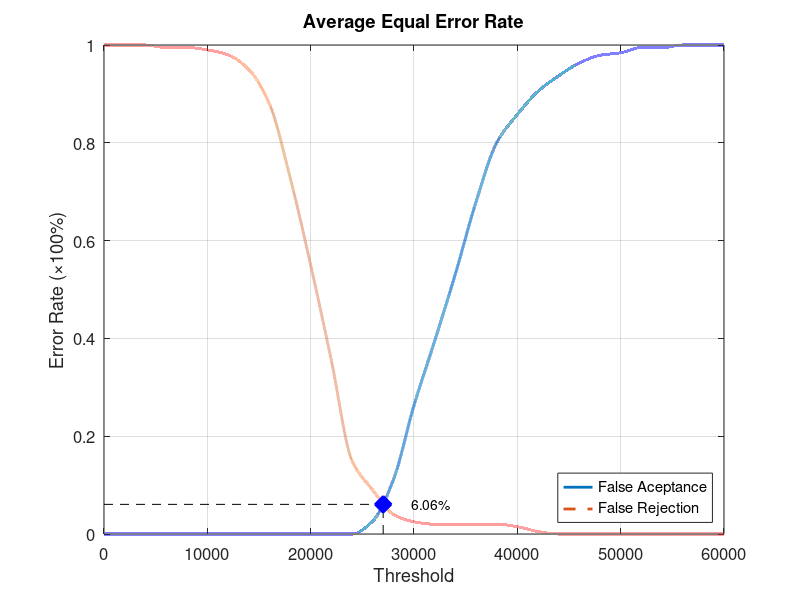
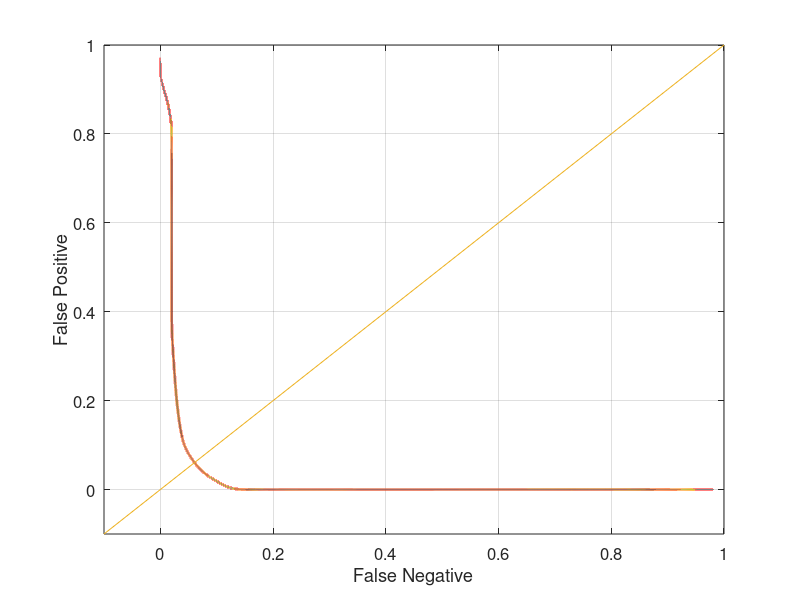

These charts were generated, in order, by the following MATLAB code:
function yEER = Database5_3
close all;
clear;
clc;
x = 0:2000:60000;
xq = 0:0.5:60000;

y0 = [0 0 0 0 0 0 0 0 0 0 0 0 0 0.0263158 0.110526 0.263158 0.394737 0.531579 0.678947 0.8 0.857895 0.905263 0.936842 0.963158 0.978947 0.984211 0.994737 0.994737 1 1 1];
yy0 = interp1(x, y0, xq, 'pchip');
y1 = [1 1 1 0.995 0.995 0.99 0.98 0.95 0.88 0.73 0.55 0.355 0.15 0.09 0.04 0.025 0.02 0.02 0.02 0.02 0.015 0.005 0 0 0 0 0 0 0 0 0];
yy1 = interp1(x, y1, xq, 'pchip');

% Calculating EER: 
y2 = abs(y0 - y1);
find(y2 == min(y2))
yy2 = abs(yy0 - yy1);
xEER = find(yy2 == min(yy2));
xEERIndex = xq(xEER) % X-axis EER
yEER = yy0(xEER) % Y-axis EER

main = figure
plot(xq, yy0,'-','LineWidth', 2);	hold on
plot(xq, yy1,'--','LineWidth', 2);	hold on
plot([xEERIndex xEERIndex], [0 yEER], 'k--');	hold on
plot([0 xEERIndex], [yEER yEER], 'k--');	hold on
plot(xEERIndex, yEER, 'bx', 'LineWidth', 10);	hold on
text(xEERIndex + 10 * xEERIndex / 100, yEER, [num2str(round((10000 * yEER)) / 100) '%'])
legend('False Aceptance', 'False Rejection', 'Location', 'SouthEast')
xlabel('Threshold')
ylabel('Error Rate (\times100%)')
title('Average Equal Error Rate')
set(gca, 'FontSize', 12)
axis([0 60000 0 1])
grid on

print(main, 'Database5_3Main', '-dpng');
FNRxFPR = figure('Color', [1 1 1]);
plot(yy1, yy0, '-', yy1, yy0, 'LineWidth', 2);
hold on
y = -0.1:0.1:1
plot(y, y); 
set(gca, 'FontSize', 12)
xlabel('False Negative')
ylabel('False Positive')
axis([-0.1 1 -0.1 1])
set(gca, 'FontSize', 12)
grid on

print(FNRxFPR, 'Database5_3FNRxFPR','-dpng');
end
